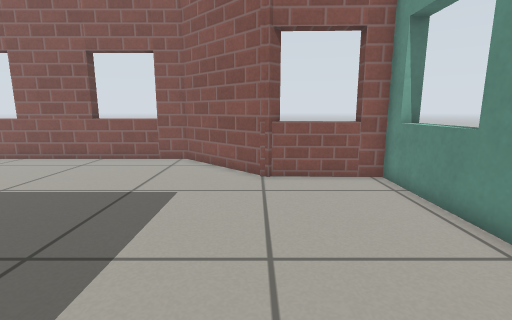
view 1 (above)

17 first-person views from a walk through a world built for the Gazebo simulator. The camera is 0.6 m above the floor, tilts 10° down and sees 85° across. The floor is counted in squares, 0.25 m on a side. Each view is taken from the middle of a square. On the plan, view 1 faces up. The plan holds only what a view shows up to about 18 squares ahead; the rest is blank. Gazebo's built-in surfaces are drawn with simple patterns.

view 2
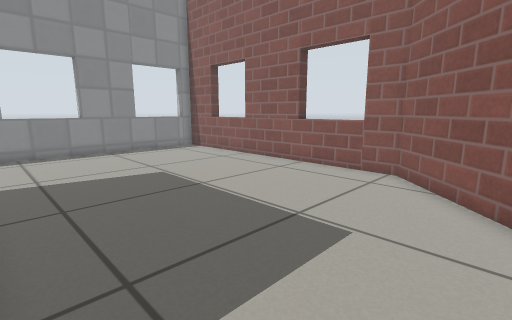

view 3
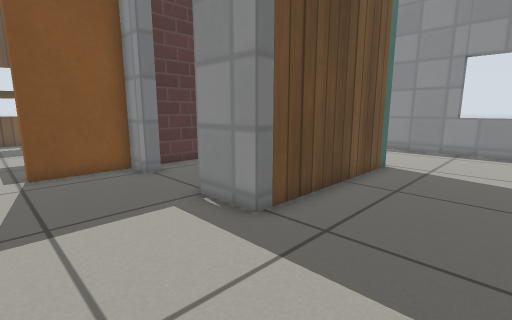

view 4
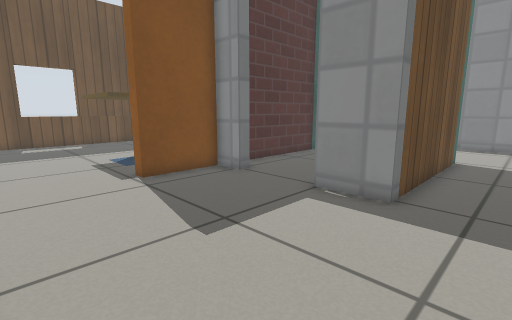

view 5
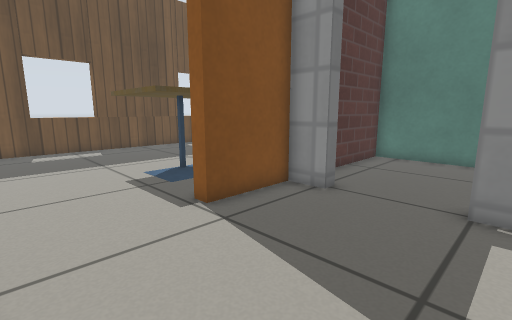

view 6
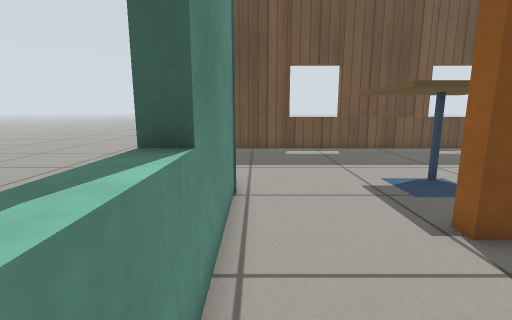

view 7
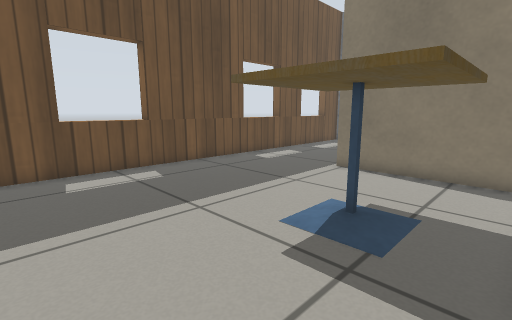

view 8
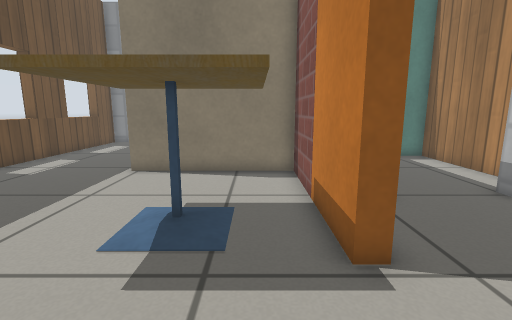

view 9
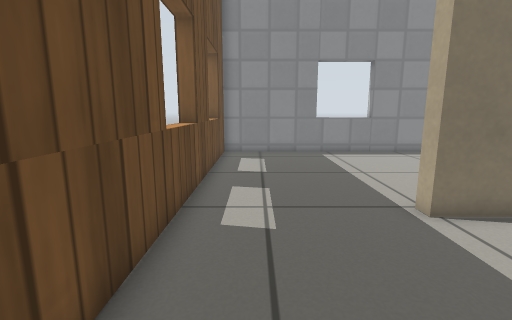

view 10
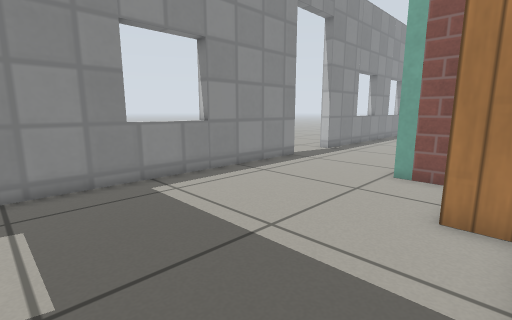

view 11
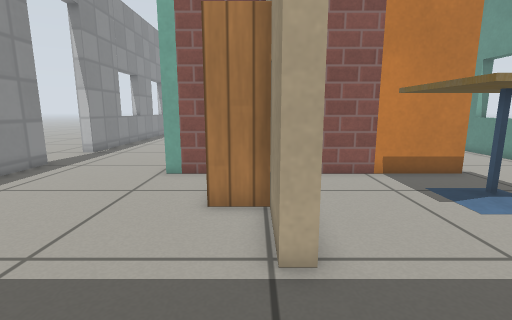

view 12
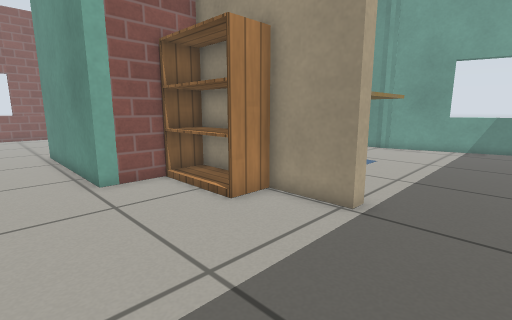

view 13
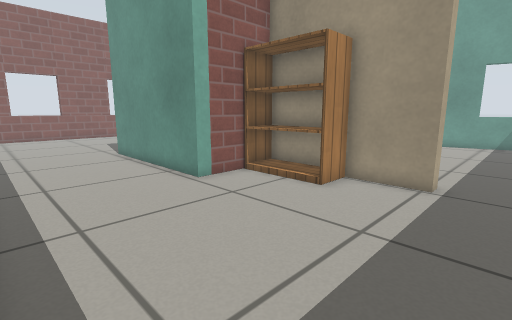

view 14
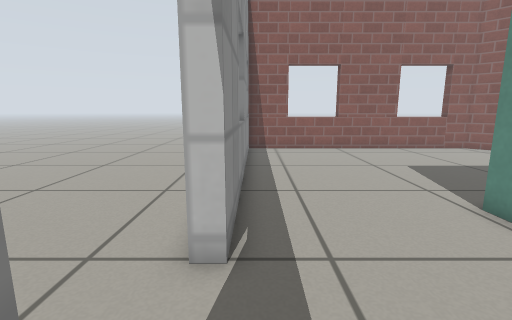

view 15
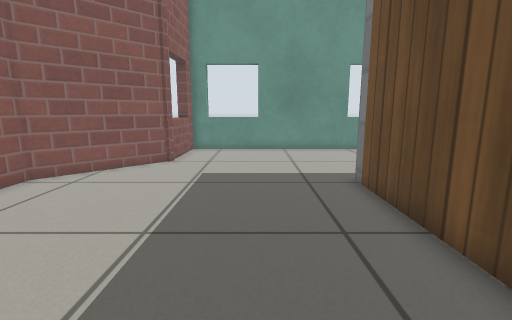

view 16
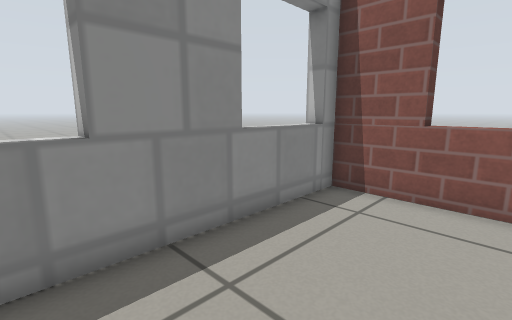

view 17
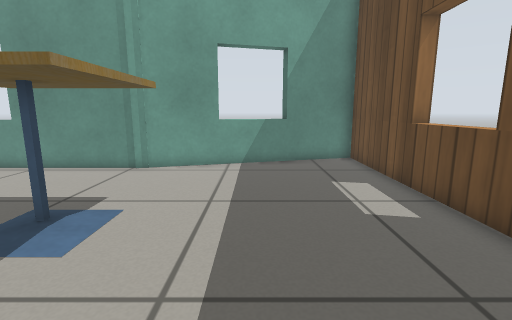

### Floor plan
Points are (right, up) in squares from view 1. A wall is a line through its corners. A room is listed if a view was taken in it or the views show most of it. See-through windows are left out.
Room 1 (views 1, 2, 3, 4, 5, 6, 12, 13, 14, 15, 16)
walls: (-3.5, -3.4) (-3.5, -4.9) (-0.1, -4.9); (-9.1, -5.5) (-11.4, -5.5) (-11.4, 2.5) (-3.5, 2.5) (-3.5, 0.1); (-17.5, -3.5) (-17.5, -17.9) (-8.5, -17.9); (0.9, 10.4) (0.5, 10) (-3.5, 13.9) (-17.5, 13.9) (-17.5, 0.1); (-7.6, -12) (-7.6, -9.5); (4.6, -4.5) (4.6, 10) (0.1, 10.1)
ways out: opening at (-7.5, -15) to room 2; opening at (2, -5) to room 2; open door at (-4, -1.5) to room 3; open door at (-18, -1.5)
objects: bookshelf (-9, -9) to (-8, -6)
Room 2 (views 7, 8, 9, 10, 11, 17)
walls: (4.6, -8.5) (4.6, -4.5); (-0.1, -4.9) (-0.1, -5.5) (-7.1, -5.5) (-7.1, -12) (-7.6, -12); (-8.5, -17.9) (7.2, -17.9) (4.6, -7.9)
ways out: opening at (-7.5, -15) to room 1; opening at (2, -5) to room 1
objects: cafe table (-3, -10) to (0, -7)
Room 3 (no view inside)
walls: (-6, 1.9) (-10.9, 1.9) (-10.9, -4.9) (-4.7, -4.9)
ways out: open door at (-4, -1.5) to room 1

Where each view was taken, in squares from view 1:
view 1: 0 up, 0 right, facing up
view 2: 3 up, 0 right, facing up-left
view 3: 7 up, 1 right, facing down-left
view 4: 5 up, 4 right, facing down-left
view 5: 1 up, 4 right, facing down-left
view 6: 0 up, 4 right, facing down
view 7: 6 down, 4 right, facing down-left
view 8: 7 down, 4 right, facing left
view 9: 16 down, 1 left, facing left
view 10: 16 down, 8 left, facing up-left
view 11: 16 down, 8 left, facing up
view 12: 15 down, 14 left, facing up-right
view 13: 14 down, 17 left, facing up-right
view 14: 4 down, 17 left, facing up
view 15: 6 up, 13 left, facing right
view 16: 6 up, 13 left, facing up-left
view 17: 13 down, 7 left, facing right
